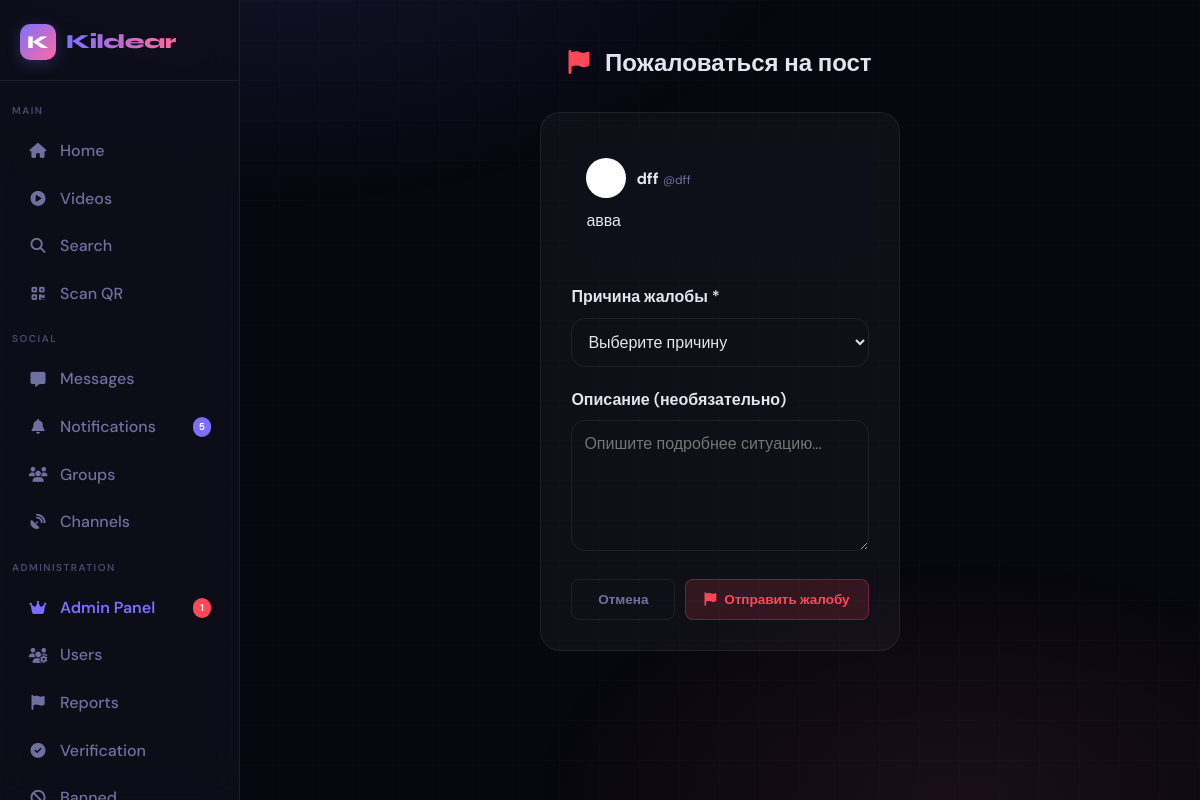
The app's page /report/post/1 (signed in) with its own data.
### app.py (models this page shows, shortened)
class User(UserMixin, db.Model):
    id = db.Column(db.Integer, primary_key=True)
    username = db.Column(db.String(40), unique=True, nullable=False)
    email = db.Column(db.String(120), unique=True, nullable=False)
    password_hash = db.Column(db.String(256), nullable=False)
    display_name = db.Column(db.String(60), default="")
    bio = db.Column(db.String(500), default="")
    preset_avatar = db.Column(db.Integer, default=1)
    preset_cover = db.Column(db.Integer, nullable=True)
    website = db.Column(db.String(200), default="")
    location = db.Column(db.String(100), default="")
    accent_color = db.Column(db.String(7), default="#6c63ff")
    is_private = db.Column(db.Boolean, default=False)
    is_verified = db.Column(db.Boolean, default=False)
    is_banned = db.Column(db.Boolean, default=False)
    is_admin = db.Column(db.Boolean, default=False)
    is_online = db.Column(db.Boolean, default=False)
    last_seen = db.Column(db.DateTime, default=datetime.utcnow)
    created_at = db.Column(db.DateTime, default=datetime.utcnow)
    two_factor_enabled = db.Column(db.Boolean, default=False)
    two_factor_secret = db.Column(db.String(32), nullable=True)
    following = db.relationship(
        "User", secondary=follows,
        primaryjoin=follows.c.follower_id == id,
        secondaryjoin=follows.c.followed_id == id,
        backref=db.backref("followers", lazy="dynamic"),
        lazy="dynamic"
    )
    blocked_users = db.relationship(
        "User", secondary=blocks,
        primaryjoin=blocks.c.blocker_id == id,
        secondaryjoin=blocks.c.blocked_id == id,
        backref=db.backref("blocked_by", lazy="dynamic"),
        lazy="dynamic"
    )
    posts = db.relationship("Post", backref="author", lazy="dynamic", foreign_keys="Post.user_id")
    sent_msgs = db.relationship("Message", backref="sender", lazy="dynamic", foreign_keys="Message.sender_id")
    recv_msgs = db.relationship("Message", backref="receiver", lazy="dynamic", foreign_keys="Message.receiver_id")
    notifications = db.relationship("Notification", backref="recipient", lazy="dynamic",
                                    foreign_keys="Notification.user_id")
    comments = db.relationship("Comment", backref="author", lazy="dynamic")
    owned_groups = db.relationship("Group", backref="owner", lazy="dynamic")
    owned_channels = db.relationship("Channel", backref="owner", lazy="dynamic")
    login_history = db.relationship("LoginHistory", backref="user", lazy="dynamic")
    @property
    def avatar_url(self):
        if self.preset_avatar and self.preset_avatar in PRESET_AVATARS:
            return PRESET_AVATARS[self.preset_avatar]
        return PRESET_AVATARS[1]

class Post(db.Model):
    id = db.Column(db.Integer, primary_key=True)
    user_id = db.Column(db.Integer, db.ForeignKey("user.id"), nullable=False)
    content = db.Column(db.Text, default="")
    media_url = db.Column(db.String(300), default="")
    media_type = db.Column(db.String(20), default="text")
    thumbnail = db.Column(db.String(300), default="")
    created_at = db.Column(db.DateTime, default=datetime.utcnow)
    views = db.Column(db.Integer, default=0)
    liked_by = db.relationship("User", secondary=post_likes, backref="liked_posts", lazy="dynamic")
    comments = db.relationship("Comment", backref="post", lazy="dynamic", cascade="all,delete")

### app.py (the view, shortened to what this page needs)
@app.route("/report/post/<int:post_id>", methods=["GET", "POST"])
@login_required
def report_post(post_id):
    post = Post.query.get_or_404(post_id)
    if post.user_id == current_user.id:
        flash("Нельзя пожаловаться на свой пост", "error")
        return redirect(url_for("view_post", post_id=post_id))
    reasons = [
        ("spam", "Спам"),
        ("harassment", "Домогательство"),
        ("hate_speech", "Разжигание ненависти"),
        ("violence", "Насилие"),
        ("nsfw", "Неприемлемый контент"),
        ("copyright", "Нарушение авторских прав"),
        ("other", "Другое")
    ]
    return render_template("report_post.html", post=post, reasons=reasons)

### app.py (called while the page is built)
def get_client_ip():
    if request.headers.get('X-Forwarded-For'):
        return request.headers.get('X-Forwarded-For').split(',')[0].strip()
    return request.remote_addr or '0.0.0.0'

@app.before_request
def ddos_shield():
    ip = get_client_ip()
    if ip in _blocked_ips:
        abort(429)
    now = time.time()
    window = [t for t in _req_log[ip] if now - t < 10]
    window.append(now)
    _req_log[ip] = window
    if len(window) > 200:
        _blocked_ips.add(ip)
        app.logger.warning(f"[DDoS] Blocked IP: {ip}")
        abort(429)
    if request.content_length and request.content_length > app.config["MAX_CONTENT_LENGTH"]:
        abort(413)

@login_mgr.user_loader
def load_user(user_id):
    return db.session.get(User, int(user_id))

### templates/report_post.html (shortened to what this page needs)
{% extends "base.html" %}
{% block content %}
<div class="report-container" style="max-width: 600px; margin: 0 auto; padding: 20px;">
    <div class="page-header" style="margin-bottom: 30px;">
        <h1 style="font-size: 24px; font-weight: 700;">
            <i class="fa-solid fa-flag" style="color: var(--danger); margin-right: 10px;"></i>
            Пожаловаться на пост
        </h1>
    </div>
    <div class="report-card" style="background: var(--card); border-radius: var(--radius-lg); padding: 30px; border: 1px solid var(--border);">
        <div class="post-preview" style="margin-bottom: 25px; padding: 15px; background: var(--surface); border-radius: var(--radius);">
            <div style="display: flex; align-items: center; gap: 10px; margin-bottom: 10px;">
                <img src="{{ post.author.avatar or '/static/default_avatar.png' }}" style="width: 40px; height: 40px; border-radius: 50%; object-fit: cover;">
                <div>
                    <strong>{{ post.author.display_name or post.author.username }}</strong>
                    <span style="color: var(--text-muted); font-size: 12px;"> @{{ post.author.username }}</span>
                </div>
            </div>
            <p style="margin-bottom: 10px;">{{ post.content[:200] }}{% if post.content|length > 200 %}...{% endif %}</p>
        </div>
        <form method="POST">
            <div class="form-group" style="margin-bottom: 20px;">
                <label style="display: block; margin-bottom: 8px; font-weight: 600;">Причина жалобы *</label>
                <select name="reason" required style="width: 100%; padding: 12px; border: 1px solid var(--border); border-radius: var(--radius); background: var(--input-bg); color: var(--text);">
                    <option value="">Выберите причину</option>
                </select>
            </div>
            <div class="form-group" style="margin-bottom: 20px;">
                <label style="display: block; margin-bottom: 8px; font-weight: 600;">Описание (необязательно)</label>
                <textarea name="description" rows="5" style="width: 100%; padding: 12px; border: 1px solid var(--border); border-radius: var(--radius); background: var(--input-bg); color: var(--text); resize: vertical;" placeholder="Опишите подробнее ситуацию..."></textarea>
            </div>
            <div style="display: flex; gap: 10px;">
                <a href="{{ url_for('view_post', post_id=post.id) }}" class="btn btn-outline" style="flex: 1;">Отмена</a>
                <button type="submit" class="btn btn-danger" style="flex: 1;">
                    <i class="fa-solid fa-flag"></i> Отправить жалобу
                </button>
            </div>
        </form>
    </div>
</div>
{% endblock %}

### templates/base.html (style rules this page uses)
:root { --bg: #07070f; --surface: #0f0f1a; --surface2: #161624; --card: rgba(255,255,255,0.035); --card-hover: rgba(255,255,255,0.06); --border: rgba(255,255,255,0.07); --border-hover: rgba(255,255,255,0.14); --primary: #7c6fff; --primary-glow: rgba(124,111,255,0.25); --secondary: #ff6b9d; --accent: #00d4ff; --success: #22d3a0; --danger: #ff4757; --warning: #ffb347; --text: #e4e4f0; --text-muted: #7070a0; --text-dim: #4a4a70; --font-head: 'Syne', sans-serif; --font-body: 'DM Sans', sans-serif; --radius: 14px; --radius-sm: 8px; --radius-lg: 20px; --shadow: 0 8px 32px rgba(0,0,0,0.45); --shadow-glow: 0 0 40px rgba(124,111,255,0.15); --nav-w: 240px; --transition: 0.18s ease; }
*, *::before, *::after { box-sizing: border-box; margin: 0; padding: 0; }
html { scroll-behavior: smooth; }
body { font-family: var(--font-body); background: var(--bg); color: var(--text); min-height: 100vh; line-height: 1.6; -webkit-font-smoothing: antialiased; overflow-x: hidden; }
a { color: inherit; text-decoration: none; }
img { max-width: 100%; display: block; }
button, input, textarea, select { font-family: inherit; font-size: inherit; }
body::before { content: ''; position: fixed; inset: 0; background: radial-gradient(ellipse 80% 60% at 20% -10%, rgba(124,111,255,0.12) 0%, transparent 60%), radial-gradient(ellipse 60% 50% at 80% 100%, rgba(255,107,157,0.08) 0%, transparent 60%), repeating-linear-gradient( 0deg, transparent, transparent 39px, rgba(255,255,255,0.012) 39px, rgba(255,255,255,0.012) 40px ), repeating-linear-gradient( 90deg, transparent, transparent 39px, rgba(255,255,255,0.012) 39px, rgba(255,255,255,0.012) 40px ); pointer-events: none; z-index: 0; }
.btn { display: inline-flex; align-items: center; justify-content: center; gap: 8px; padding: 9px 18px; border-radius: var(--radius-sm); font-weight: 600; font-size: 13.5px; cursor: pointer; transition: all var(--transition); border: none; white-space: nowrap; }
.btn-outline { background: transparent; border: 1px solid var(--border); color: var(--text-muted); }
.btn-danger { background: rgba(255,71,87,0.15); color: var(--danger); border: 1px solid rgba(255,71,87,0.3); }
.form-group { margin-bottom: 16px; }
.page-header { padding: 24px 28px 0; display: flex; align-items: center; justify-content: space-between; gap: 16px; flex-wrap: wrap; }

### records on screen
User: author "dff", author.username "dff"
Post: content "авва"

### other values on screen
{{ notif_count }} "5"
{{ pending_reports }} "1"
